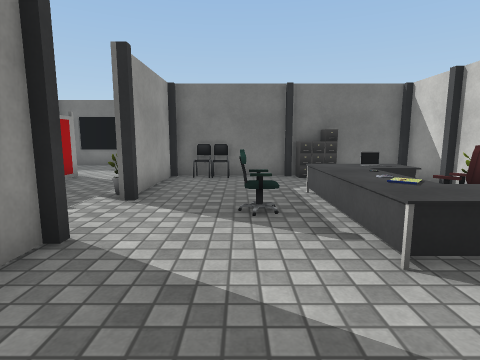
view 1 (above)

22 first-person views from a walk through a Unity game level. The camera is 1.2 m above the floor, tilts 8° down and sees 80° across. The floor is counted in squares, 1 m on a side. Each view is taken from the middle of a square. On the plan, view 1 faces up. The plan holds only what a view shows up to about 13 squares ahead; the rest is blank. The place goes on beyond the plan. Some animated figures are not drawn. Some surface patterns are stand-ins.

view 2
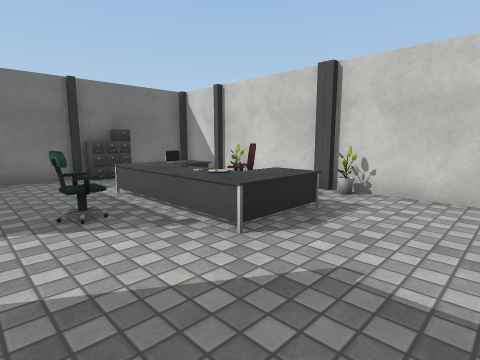

view 3
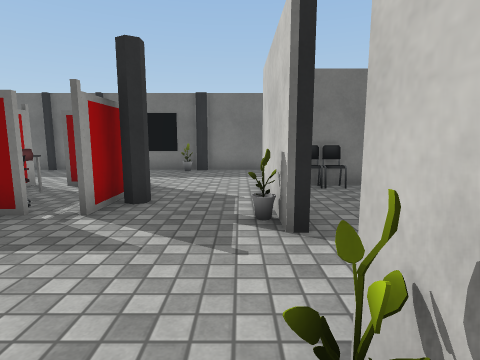

view 4
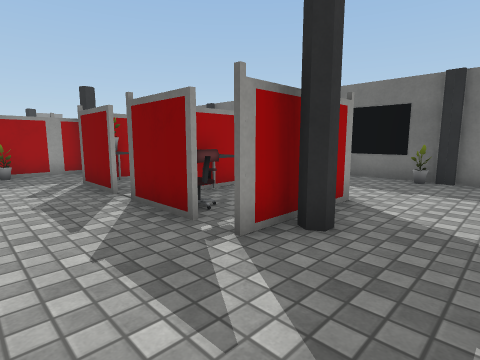

view 5
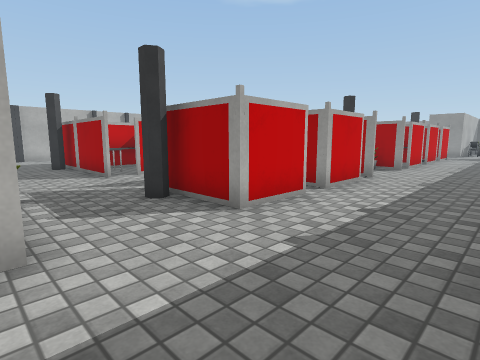

view 6
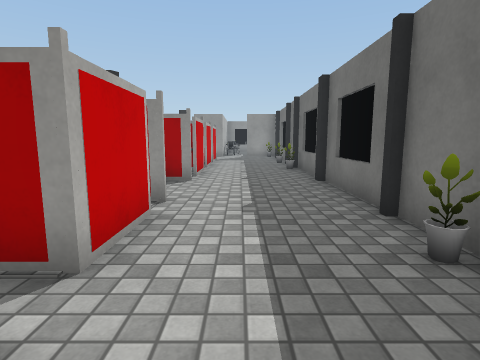

view 7
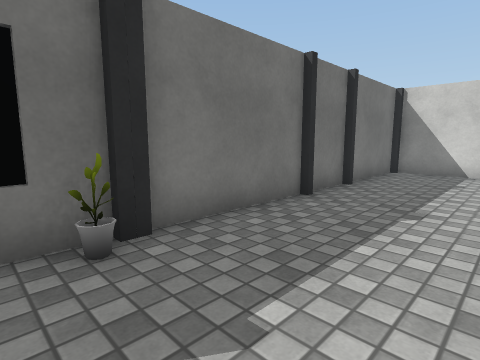

view 8
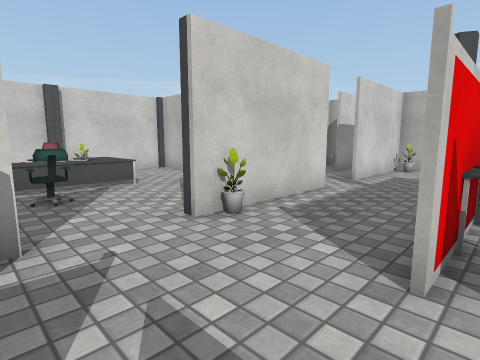

view 9
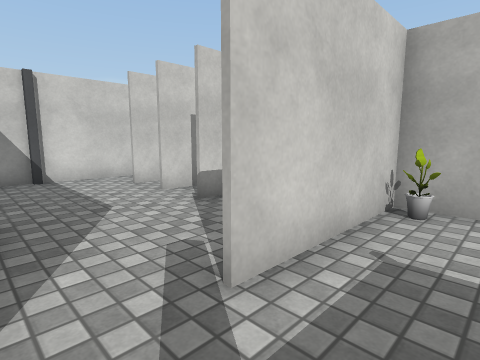

view 10
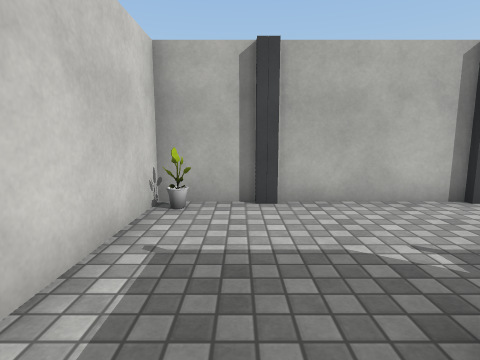

view 11
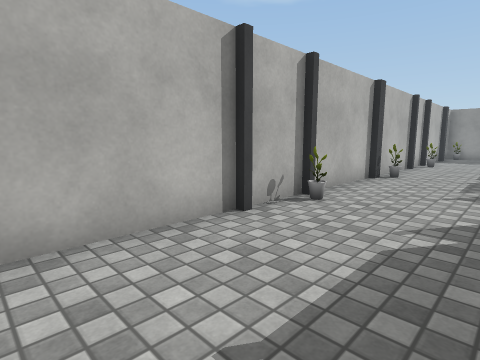

view 12
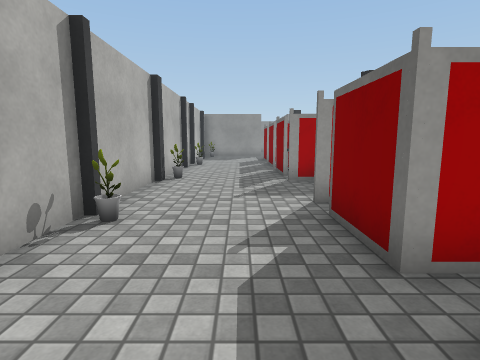

view 13
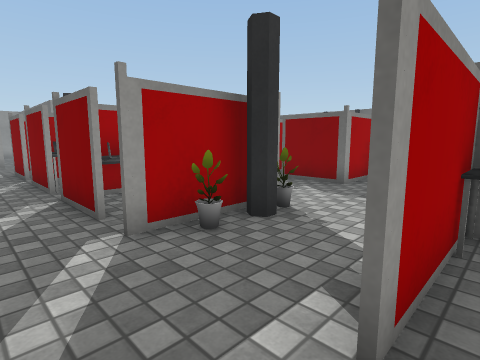

view 14
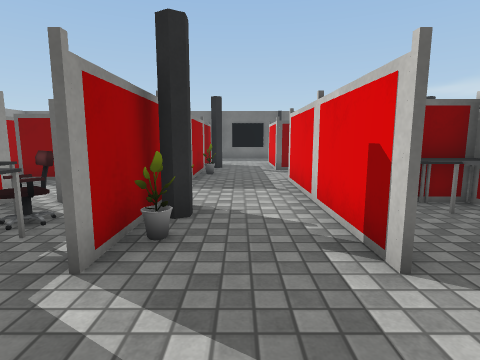

view 15
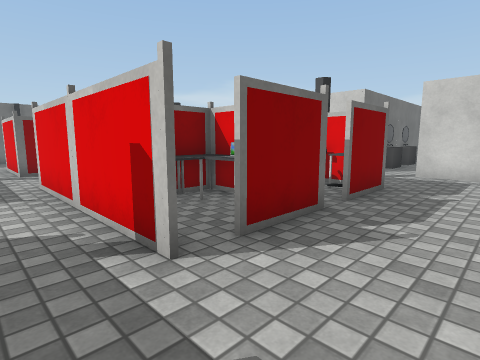

view 16
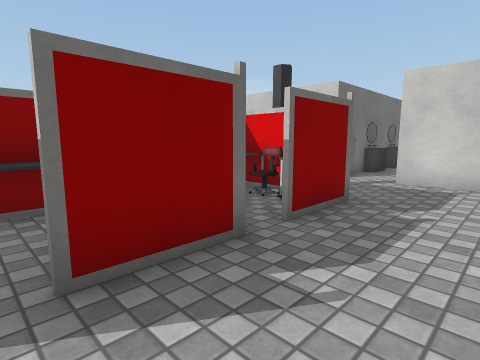

view 17
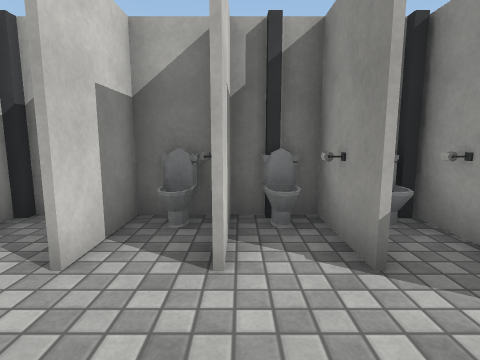

view 18
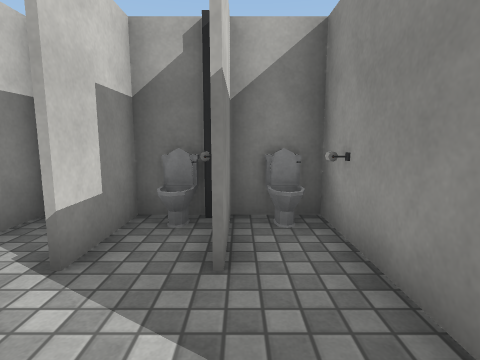

view 19
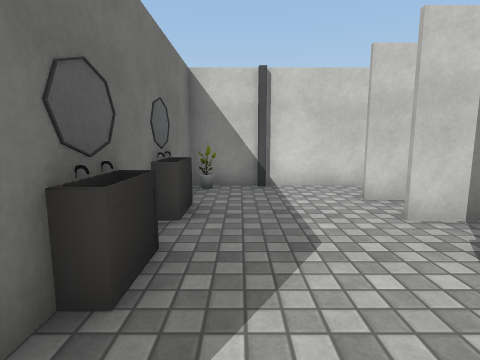

view 20
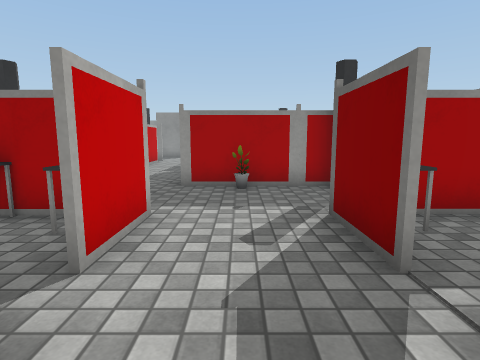

view 21
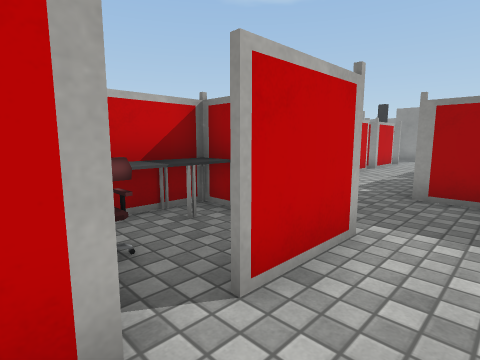

view 22
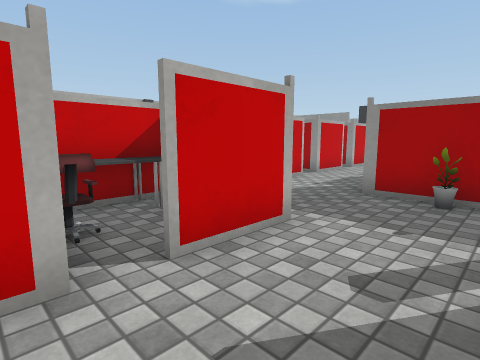

### Floor plan
Points are (right, up) in squares from view 1. A wall is a line through its corners. A room is listed if a view was taken in it or the views show most of it. See-through windows are left out.
Room 1 (views 1, 2, 3, 4, 5, 6, 7, 8, 9, 10, 11, 12, 13, 14, 15, 16, 17, 18, 19, 20, 21, 22)
walls: (-8.6, 3.6) (-6.4, 3.6); (-5.4, 3.6) (-5.4, 2.5); (-9.4, 6.5) (-11.6, 6.5) (-11.6, 9.6); (-8.4, 8.5) (-8.4, 8); (-11.4, 2.2) (-11.4, -2.6); (-5.4, 8.6) (-5.4, 7.1); (-2.4, 6.4) (-2.4, 8.4); (-7.6, 9.6) (-6.4, 9.6); (-2.4, 0.5) (-2.4, 2.6); (-8.4, -1.9) (-8.4, -2.6) (-10.6, -2.6); (-2.3, 8.5) (-2.3, 6.4); (-6.5, -2.6) (-7.6, -2.6); (-11.4, 9.6) (-11.4, 7.2); (-14.4, 5.5) (-14.4, 3.5) (-16.6, 3.5); (-11.6, -2.6) (-11.6, 3.6) (-9.4, 3.6); (-2.3, -3.4) (-2.3, -4.5); (-14.4, -1.5) (-14.4, -2.6); (-14.4, 9.6) (-14.4, 7.4); (-2.4, -4.5) (-2.4, -2.5); (-8.9, 13.5) (-18.4, 13.5); (-16.6, 0.6) (-15.9, 0.6); (-16.4, 9.6) (-15.4, 9.6); (-18.4, 3.5) (-19.5, 3.5); (-17.4, -1.2) (-17.4, -1.9); (3.9, -0.6) (4.5, -0.6); (4.5, 9.6) (-1.5, 9.6); (-19.5, 0.6) (-18.4, 0.6); (5.5, -0.7) (3.4, -0.7); (5.5, 10.9) (5.5, 13.4); (4.5, 13.5) (-7.2, 13.5); (5.5, -6.4) (5.5, 9.5); (-19.5, -6.5) (3.8, -6.5)
objects: pillar (-19, -6); other object (-19, -3); other object (-18, 12); pillar (-18, 13); other object (-17, -2) to (-17, -1); table (-16, -3); other object (-16, -2); other object (-16, -1); pillar (-15, -6); plant (-15, -5); pillar (-15, 13); pillar (-14, -6); plant (-14, -2); pillar (-14, -1); plant (-14, 0); plant (-14, 5); pillar (-14, 7) to (-14, 8); other object (-14, 9); pillar (-14, 13); pillar (-11, -6); table (-11, 0) to (-10, 0); table (-11, 1); table (-11, 4); table (-11, 7); other object (-11, 8); pillar (-11, 13); plant (-10, -6); table (-10, 1) to (-9, 1); pillar (-9, -6); other object (-9, -1); table (-9, 0); other object (-9, 2); plant (-9, 13); other object (-8, 1) to (-7, 1); other object (-8, 8); other object (-8, 13); other object (-7, 7); other object (-6, -2); other object (-6, -1); other object (-6, 0); pillar (-5, -6); pillar (-5, -1) to (-5, 0); pillar (-5, 7) to (-5, 8); plant (-5, 12); pillar (-5, 13); pillar (-4, -6); pillar (-4, 13); plant (-3, -6); plant (-3, 3); plant (-3, 6); toilet (-2, -6); toilet (-2, -5); pillar (-2, 3); pillar (-2, 6); pillar (-2, 9); pillar (-1, -6); toilet (-1, -5); other object (-1, -1); toilet (0, -6); mirror (0, -2); other object (0, -1); chair (0, 9); pillar (0, 13); toilet (1, -6) to (2, -6); toilet (1, -5); other object (1, -1); toilet (2, -6) to (4, -5); table (2, 3) to (2, 4); table (2, 6); pillar (2, 8); cabinet (2, 9); pillar (2, 13); other object (3, -2); mirror (3, -1); other object (3, 0); table (3, 3); chair (3, 4) to (4, 4); laptop (3, 5); table (3, 6); cabinet (3, 9); pillar (5, -7); pillar (5, -6); pillar (5, -3); plant (5, -2); pillar (5, 0); plant (5, 2); pillar (5, 3); pillar (5, 4); other object (5, 6); pillar (5, 7); pillar (5, 10); pillar (5, 13); pillar (5, 14)

Where each view was taken, in squares from view 1:
view 1: 0 up, 0 right, facing up
view 2: 0 up, 1 left, facing up-right
view 3: 2 up, 3 left, facing up
view 4: 4 up, 3 left, facing up-left
view 5: 13 up, 2 left, facing down-left
view 6: 11 up, 6 left, facing left
view 7: 10 up, 6 left, facing up-right
view 8: 6 up, 6 left, facing down-right
view 9: 1 down, 4 left, facing down-right
view 10: 1 down, 4 left, facing down
view 11: 3 down, 5 left, facing down-left
view 12: 4 down, 6 left, facing left
view 13: 4 down, 11 left, facing up-left
view 14: 5 down, 13 left, facing up
view 15: 5 down, 13 left, facing up-right
view 16: 5 down, 11 left, facing up-right
view 17: 2 down, 2 right, facing down
view 18: 2 down, 1 left, facing down
view 19: 2 down, 2 left, facing right
view 20: 5 up, 7 left, facing left
view 21: 5 up, 8 left, facing down-left
view 22: 6 up, 8 left, facing down-left
